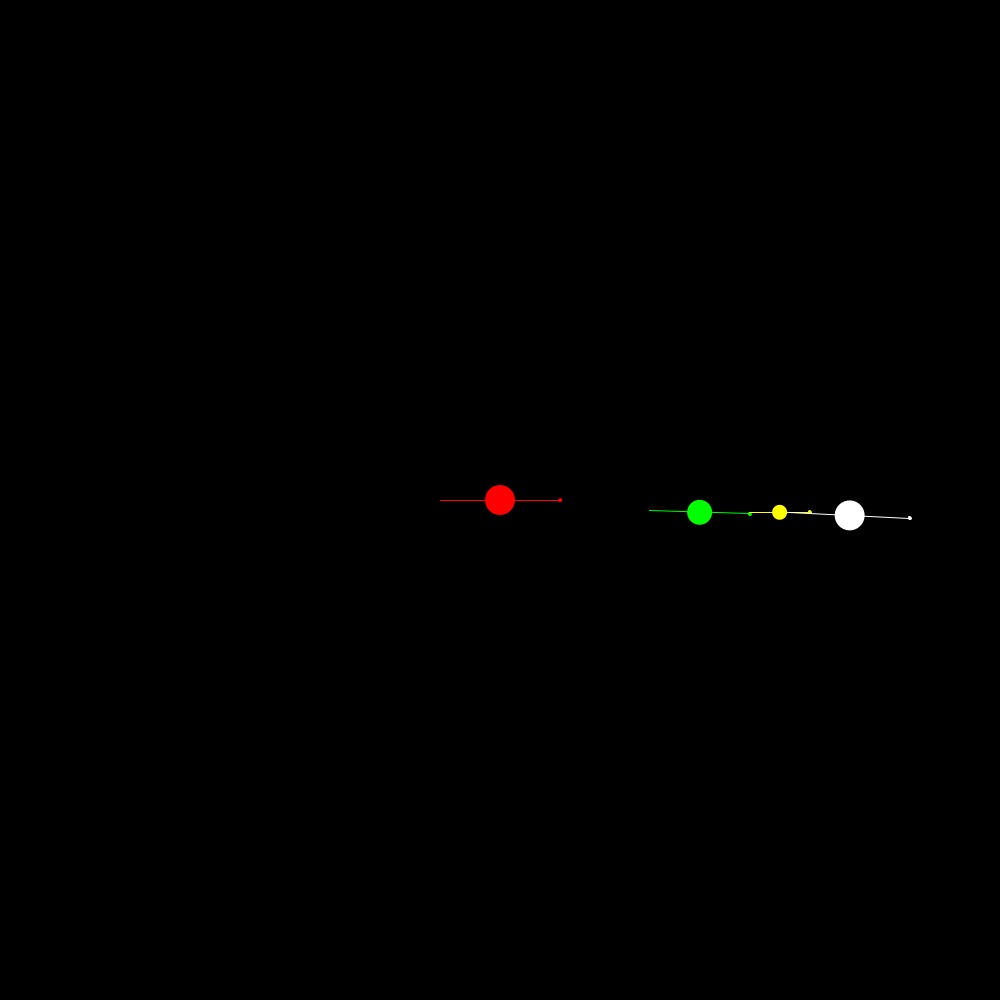
Frame 1 (no input)
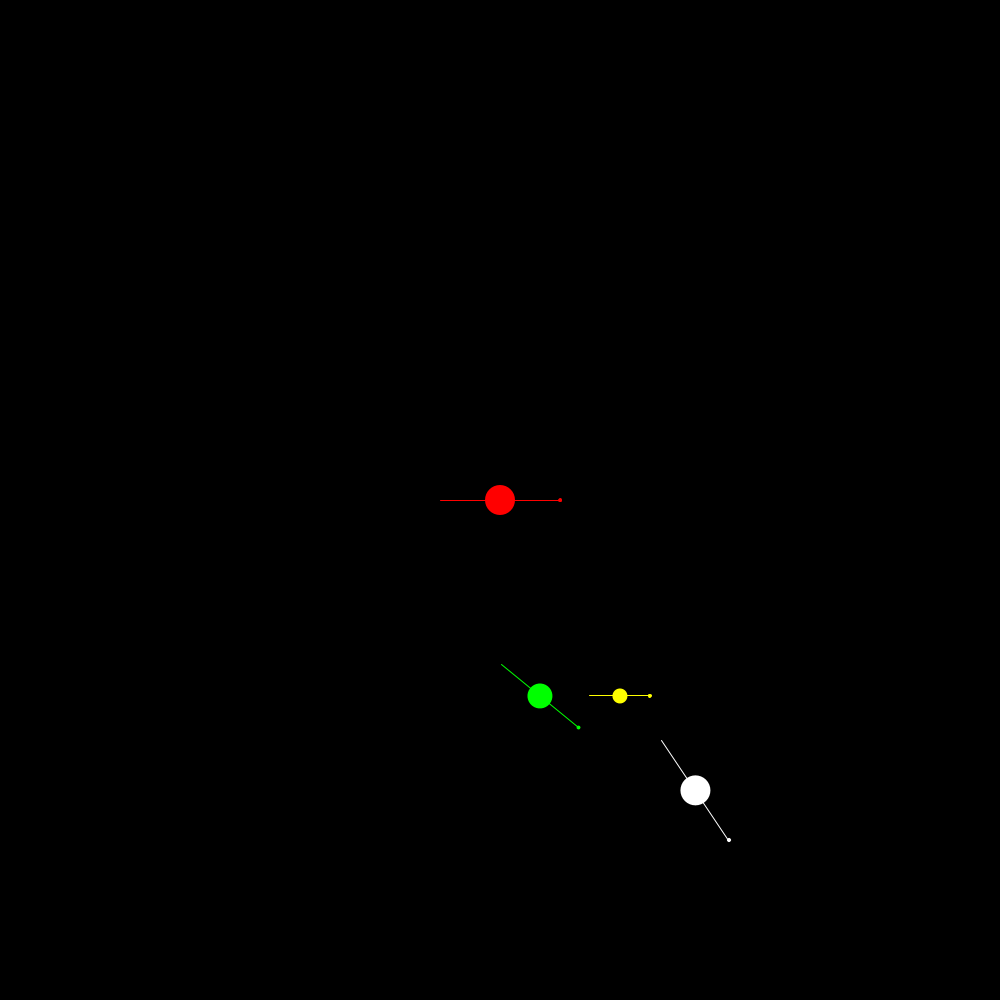
Frame 60 (the mouse pressed at the canvas centre just before this capture)
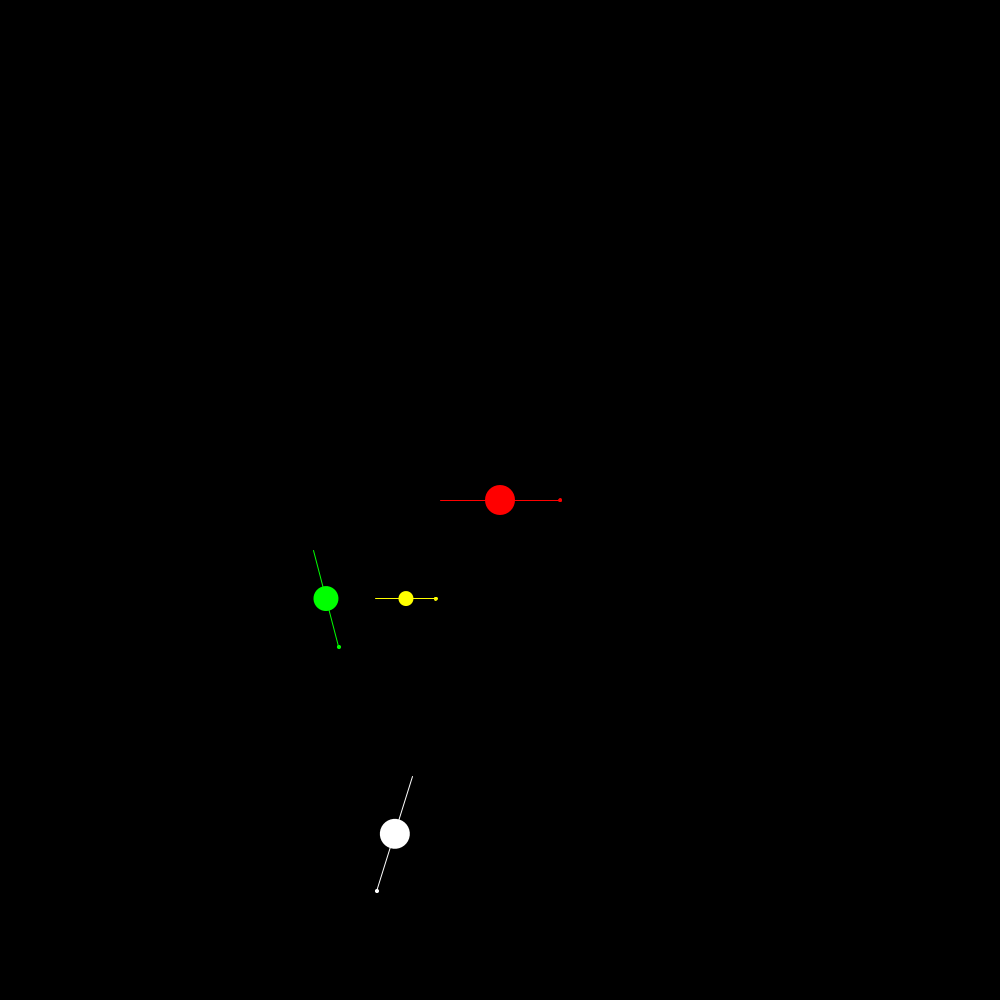
Frame 120 (the mouse held since frame 60 and released just before this capture)

The Processing sketch that drew these frames (run headless with seeded random() and noise(); from frame 60 on, the mouse is pressed at the canvas centre):

// Processing sketch: ex2_solarsystem
// ── ex2_solarsystem.pde
float theta;

void setup() {
  size(1000, 1000);
  //frameRate(1);
}

void draw() {

  float t1 = TWO_PI/5000 * millis();
  float t2 = TWO_PI/2500 * millis();
  float t3 = TWO_PI/7000 * millis();

  background(0);
  translate(width/2, height/2);
  planet(30, #FF0000);

  pushMatrix();
    rotate(t1);
    translate(200, 0); 
  
    rotate(-t1);
    pushMatrix();
    rotate(TWO_PI/10000 * millis());
    planet(25, #00FF00);
    popMatrix();  
  
    rotate(0);
    translate(80, 0); 
    planet(15, #FFFF00);
    popMatrix();
  
  


  rotate(t3);
  translate(350, 0);
  planet(30, #FFFFFF);
  
}

void planet(float d, color c) {
  //rotate(radians(theta));

  noStroke();
  fill(c);
  ellipseMode(CENTER);
  ellipse(0, 0, d, d);

  stroke(c);

  line(-2*d, 0, 2*d, 0);
  ellipse(2*d, 0, 3, 3);

  //theta += 10/TWO_PI;
}
